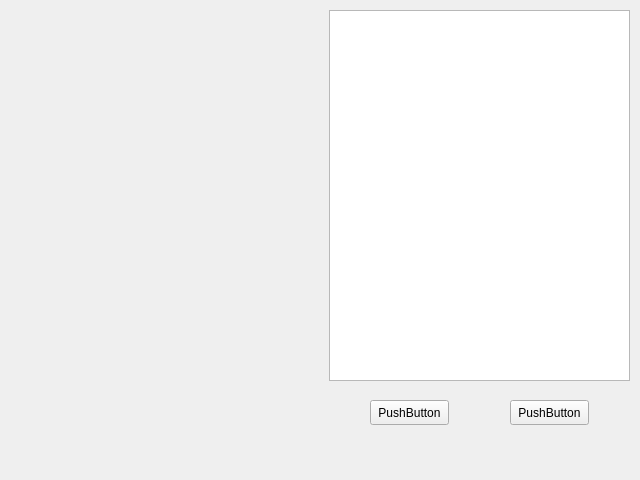
<?xml version="1.0" encoding="UTF-8"?>
<ui version="4.0">
 <class>MainWindow</class>
 <widget class="QMainWindow" name="MainWindow">
  <property name="geometry">
   <rect>
    <x>0</x>
    <y>0</y>
    <width>640</width>
    <height>480</height>
   </rect>
  </property>
  <property name="windowTitle">
   <string>MainWindow</string>
  </property>
  <widget class="QWidget" name="centralwidget">
   <widget class="QTextBrowser" name="textDisplay">
    <property name="geometry">
     <rect>
      <x>329</x>
      <y>10</y>
      <width>301</width>
      <height>371</height>
     </rect>
    </property>
   </widget>
   <widget class="QPushButton" name="button1">
    <property name="geometry">
     <rect>
      <x>370</x>
      <y>400</y>
      <width>79</width>
      <height>25</height>
     </rect>
    </property>
    <property name="text">
     <string>PushButton</string>
    </property>
   </widget>
   <widget class="QPushButton" name="button2">
    <property name="geometry">
     <rect>
      <x>510</x>
      <y>400</y>
      <width>79</width>
      <height>25</height>
     </rect>
    </property>
    <property name="text">
     <string>PushButton</string>
    </property>
   </widget>
   <widget class="QLabel" name="localMap">
    <property name="geometry">
     <rect>
      <x>10</x>
      <y>10</y>
      <width>301</width>
      <height>371</height>
     </rect>
    </property>
    <property name="text">
     <string/>
    </property>
   </widget>
  </widget>
 </widget>
 <resources/>
 <connections/>
</ui>
